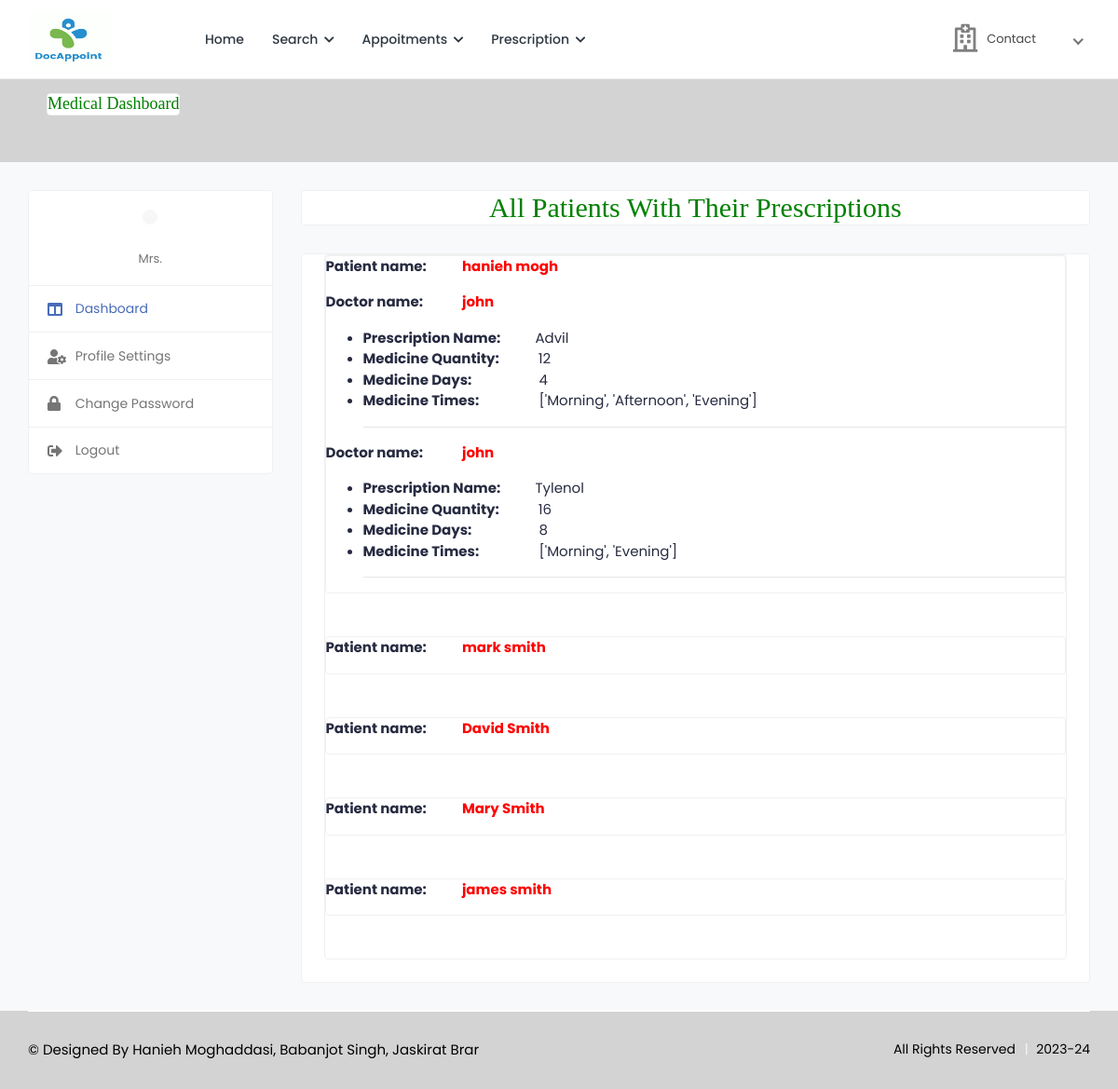
Screenshot of /all_prescription with the database file from the repository.
### health/models.py (models this page shows, shortened)
class Prescription(models.Model):
    appoint = models.ForeignKey(Appointment,on_delete=models.CASCADE,null=True,blank=True)
    name = models.CharField(max_length=100,null=True,blank=True)
    quantity = models.CharField(max_length=100,null=True,blank=True)
    days = models.CharField(max_length=100,null=True,blank=True)
    time = models.CharField(max_length=100,null=True,blank=True)
    price = models.CharField(max_length=100,null=True,blank=True)

### health/views.py (the view)
# urls.py: path('all_prescription',all_prescription,name="all_prescription")
def all_prescription(request):
    patients = Patient.objects.all()
    data = []
    for patient in patients:
        appointments = patient.appointment_set.all()
        appointments_data = []
        for appointment in appointments:
            prescriptions = appointment.prescription_set.all()
            prescriptions_data = []
            for prescription in prescriptions:
                prescription_data = {
                    'name': prescription.name,
                    'quantity': prescription.quantity,
                    'days': prescription.days,
                    'time': prescription.time,
                }
                prescriptions_data.append(prescription_data)
            appointment_data = {
                'doctor_username': appointment.doctor.user.username,
                'prescriptions': prescriptions_data,
            }
            appointments_data.append(appointment_data)
        patient_data = {
            'first_name': patient.user.first_name,
            'last_name': patient.user.last_name,
            'appointments': appointments_data,
        }
        data.append(patient_data)
    print(data)
    return render(request, 'medical/all_prescription.html', context={'data': data})

### health/templates/medical/all_prescription.html (shortened to what this page needs)
{% extends 'medical/sidebar.html' %}
{% block b %}
{% load static %}
<h2 style="font-family:roman;color:green" align="center" class="card">All Patients With Their Prescriptions </h2>
							<div class="card">
<div class="card-body pt-0">
    <div class="tab-content pt-0">
        <div id="pat_appointments" class="tab-pane fade show active">
            <div class="card card-table mb-0">
                <div class="card-body">
                    <div class="row">
                        {% for patient in data %}
                        <div class="col-md-12 mb-3">
                            <div class="card">
                                <div class="card-body">
                                    <p><span style="font-weight: bold;">Patient name:</span> &emsp;&emsp; <span style="color:red;font-weight:bold">{{ patient.first_name }} {{ patient.last_name }}</span> </p>
                                        {% for appointment in patient.appointments %}
                                            {% for prescription in appointment.prescriptions %}
                                            <p><span style="font-weight: bold;">Doctor name:</span> &emsp;&emsp;&nbsp; <span><span style="color:red;font-weight:bold">{{ appointment.doctor_username }}</span></span> </p>
                                            <ul>
                                                <li><span style="font-weight: bold;">Prescription Name: </span>&emsp;&emsp; {{ prescription.name }}</li>
                                                <li><span style="font-weight: bold;">Medicine Quantity:</span> &emsp;&emsp;&nbsp; {{ prescription.quantity }}</li>
                                                <li><span style="font-weight: bold;">Medicine Days:</span> &emsp;&emsp;&emsp;&emsp;&nbsp; {{ prescription.days }}</li>
                                                <li><span style="font-weight: bold;">Medicine Times: </span>&emsp;&emsp;&emsp;&nbsp;&nbsp;&nbsp; {{ prescription.time }}</li> <hr>
                                            </ul>
                                            {% endfor %}
                                        {% endfor %}
                                </div>
                            </div>
                        </div>
                        {% endfor %}
                    </div>
                </div>
            </div>
        </div>
    </div>
</div>
{% endblock %}

### rows the page displays
Prescription: name "Advil", quantity "12", time "['Morning', 'Afternoon', 'Evening']"
Prescription: name "Tylenol", quantity "16", time "['Morning', 'Evening']"

### other values shown
{{ patient.first_name }} "hanieh" "mark" "David" "Mary" "james"
{{ patient.last_name }} "mogh" "smith" "Smith" "Smith" "smith"
{{ appointment.doctor_username }} "john" "john"
{{ prescription.days }} "4" "8"
